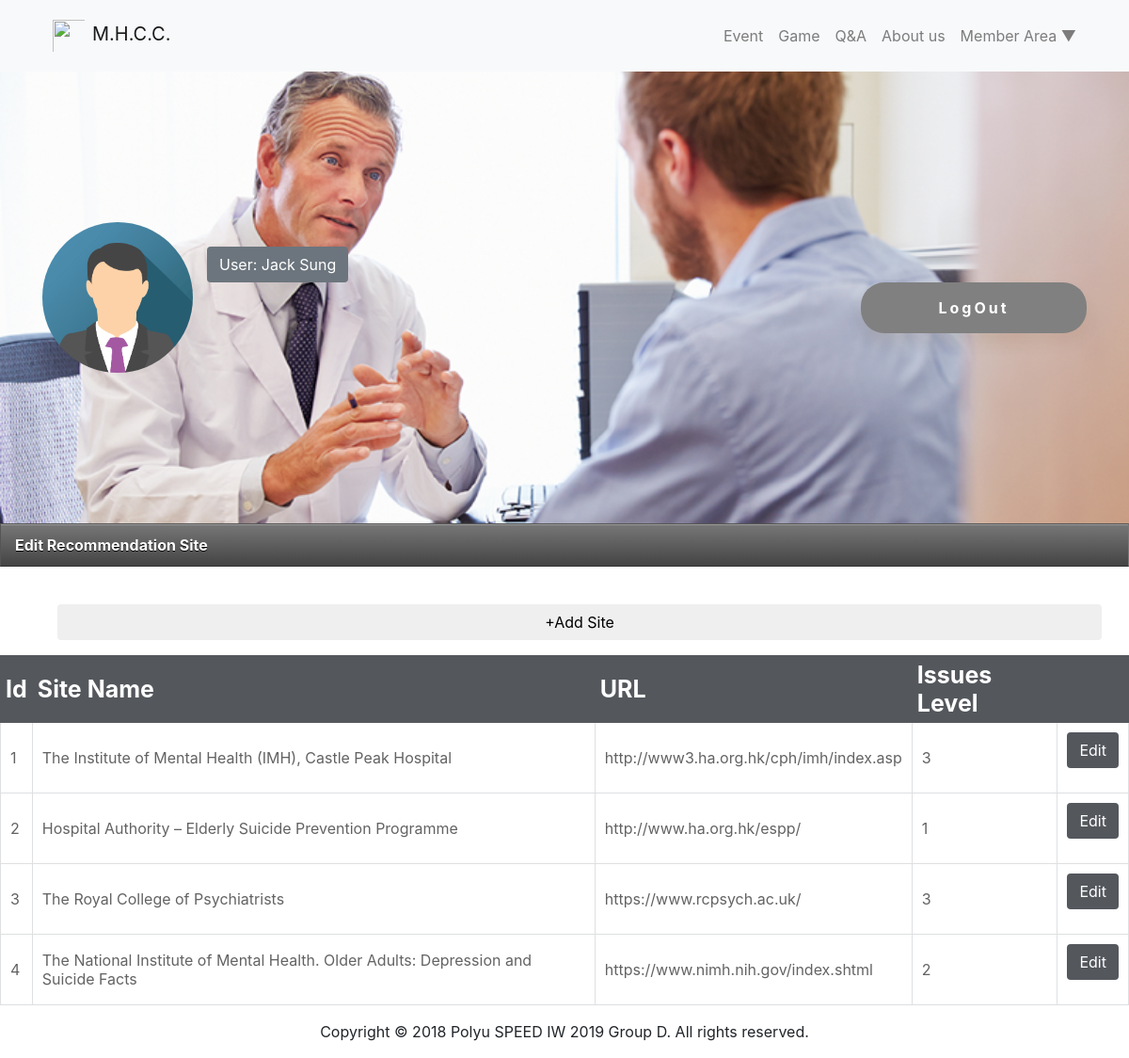
Page /editRecommendation.php (signed in) on the committed database.
### tables this page shows
CREATE TABLE Doctor( 

username varChar(20) PRIMARY KEY NOT NULL,  

fname varchar(20) NOT NULL,  

lname VarChar(20) NOT NULL,  

job_position VarChar(20) NOT NULL,  

DateOfbrith date NOT NULL,  

gender VarChar(20) NOT NULL,  

email VarChar(100) NOT NULL,  

contactno VarChar(8) NOT NULL,  

officeaddress VarChar(400) NOT NULL 

);

CREATE TABLE recommend_site( 

webid INT AUTO_INCREMENT PRIMARY KEY NOT NULL,  

webname VarChar(100) NOT NULL,  

web_address VarChar(100) NOT NULL,  

issueslevel int NOT NULL 

);

### editRecommendation.php (the view, shortened to what this page needs)
<html>
<link href="css/bootstrap.css" rel="stylesheet">
<link rel="stylesheet" href="css/swiper.min.css">
<link rel="stylesheet" href="css/style.css">
<link rel="stylesheet" href="css/aboutus.css">
<link rel="stylesheet" type="text/css" href="css/Doctor_list.css">
<link rel="stylesheet" type="text/css" href="css/Edit.css">
<head>
</head>
<body>
    <?php
	include 'NavgationBar.php';
	?>
		<section class="subpage_banner">
			<div class="container">
				<div class="row subpage_banner_center">
					<div class="col-2">
						<img src="images/icon.png" class="d-block w-100 icon">
					</div>
					<div class="col-10">
						<div class="row">
							<div class="btn no_cursor text-white  bg-secondary">
								<p class="m-0 p-0">User:
									<span id="infoName"><?php
									$name=$_COOKIE['user'];
									if ($name!='admin'){
										$sql  = "SELECT * FROM doctor where username = '$name'";
										$stmt = $conn->query($sql);
										foreach($stmt as $row){
											$name = $row['fname']." ".$row['lname'];
										}
									}else $name="Admin";
									echo $name  ?></span>
								</p>
							</div>
						</div>
						<div class="row">
							<div class="col-12 text-right">
								<form method="post" class='sbutton'>
									<input type="submit" value="LogOut" name="LogOut" class="btn button blue">
								</form>
							</div>
						</div>
					</div>
				</div>
		</section>
		<div class="main">
			<div class="tab">
			Edit Recommendation Site
			</div>
			<br>
<?php
if (isset($_COOKIE['user'])){
	if (!isset($_POST["editside"])){
		echo '<div class="row"><div class="container"><button id="addQB" onclick="hide()" class="btn w-100 m-3 add-button">+Add Site</button></div></div>';
		echo '<table border=1 align=center id="displayAC">
			<tr>
				<th>Id</th>
				<th>Site Name</th>
				<th>URL</th>
				<th>Issues Level</th>
				<th></th>
			</tr>';
		$i=0;
		$sql = "SELECT * FROM recommend_site";
		$stmt = $conn->prepare($sql);
		$stmt->execute();
		foreach ($stmt as $row) {
				$i++;
				echo '<tr><td>'.$i.'</td><td>'.$row['webname'].'</td><td>'.$row['web_address'].'</td><td>'.$row['issueslevel'].'</td><td>';
				echo '<form method="post"><input type="hidden" name="editside" value="'.$row['webid'].'">';
				echo '<input type="submit" value="Edit" class="btn gray text-white"></form></td></tr>';
			}
		echo'</table>';
	}
}else {
	echo'<meta http-equiv="Refresh" content="0; url=index.php" />';
	}
?>
		</div>
		<footer class="nav-down py-3">
        Copyright © 2018 Polyu SPEED IW 2019 Group D. All rights reserved.
    </footer>
</body>
</html>

### css/style.css (style rules this page uses)
.button { text-align: center; font-size: 16px; letter-spacing: 3px; border-radius: 25px; min-width: 240px; padding-top: 14px; padding-bottom: 14px; font-weight: bold; -webkit-box-shadow: 0px 10px 15px rgba(115, 76, 31, 0.1); box-shadow: 0px 10px 15px rgba(115, 76, 31, 0.1); }
.button.blue { color: white; background-color: gray; }
.no_cursor { cursor: unset !important; }
.subpage_banner { background: url(../images/banner.png); background-repeat: no-repeat; background-size: 100% auto; height: 60vh; }
.subpage_banner_center { display: flex; align-items: center; height: 60vh; }
.icon { border-radius: 50%; }
.nav-down { text-align: center; }
#viewRecord th, #showhistoryTable th, ul.admin li, div.tab, button.tablinks, .modal-header, .modal-footer, ul#menuList li { background: linear-gradient(#777, #444); border-left: 1px solid #555; border-right: 1px solid #777; border-top: 1px solid #555; border-bottom: 1px solid #333; box-shadow: inset 0 1px 0 #999; color: #fff; font-weight: bold; padding: 10px 15px; position: relative; text-shadow: 0 1px 0 #000; }
input, textarea, select { border-radius: 10px; }

### css/AboutUs.css (style rules this page uses)
html, body { position: relative; height: 100%; }

### css/Doctor_list.css (style rules this page uses)
table { border-collapse: collapse; }
th { background-color: #54585d; border: 1px solid #54585d; padding: 5px; color: #ffffff; font-weight: bold; font-size: 13px; }
td { padding: 10px; color: #636363; border: 1px solid #dddfe1; }
tr { background-color: #ffffff; }
.gray { background-color:#54585d; vertical-align:unset; }

### css/Edit.css (style rules this page uses)
#displayAC th { font-size:25px }

### rows in the picture
doctor: name "Jack Sung"
recommend_site: webname "The Institute of Mental Health (IMH), Castle Peak Hospital", web_address "http://www3.ha.org.hk/cph/imh/index.asp", issueslevel "3"
recommend_site: webname "Hospital Authority – Elderly Suicide Prevention Programme", web_address "http://www.ha.org.hk/espp/", issueslevel "1"
recommend_site: webname "The Royal College of Psychiatrists", web_address "https://www.rcpsych.ac.uk/", issueslevel "3"
recommend_site: webname "The National Institute of Mental Health. Older Adults: Depression and Suicide Facts", web_address "https://www.nimh.nih.gov/index.shtml", issueslevel "2"
